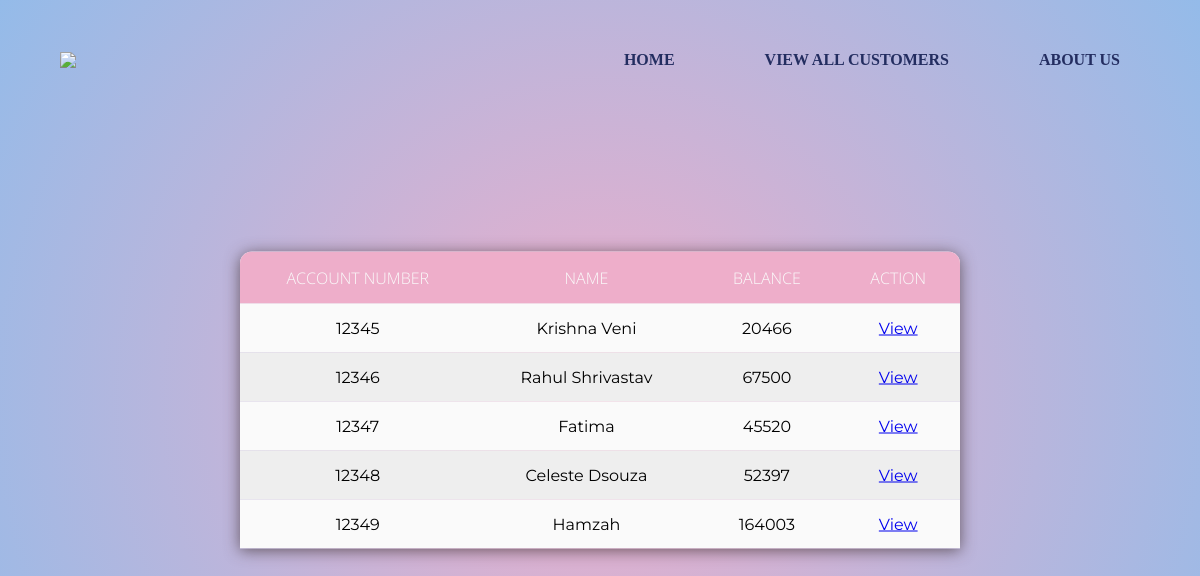
Page /table.php on the committed database.
### tables this page shows
CREATE TABLE `customers` (
  `id` int(100) NOT NULL,
  `Name` varchar(100) NOT NULL,
  `Pin` int(100) NOT NULL,
  `Balance` int(100) NOT NULL
);

### table.php (the view, shortened to what this page needs)
<!DOCTYPE html>
<html>
<head>
  <link rel="stylesheet" href="https://cdnjs.cloudflare.com/ajax/libs/font-awesome/5.15.1/css/all.min.css">
</head>
<body>
  <div class="filter">
  </div>
  <div class="container">
        <div class="navbar">
            <img src="images/ok.png" class="logo">
            <nav>
                <ul>
                    <li> <a href="aboutus.html"><b> ABOUT US</b></a></li>
                    <li> <a href="table.php"><b>VIEW ALL CUSTOMERS</b></a></li>
                    <li> <a href="index.html"><b>HOME</b></a></li>
                </ul>
            </nav>
        </div>
</div>
<table id='demo'>
<thead>
 <tr>
 <th>Account Number</th>
 <th>Name</th>
 <th>Balance</th>
<th> Action </th>
</tr>
</thead>
<tbody>
<?php
include 'connection.php';
$selectquery = "select * from customers";
$query = mysqli_query($con,$selectquery);
while($res = mysqli_fetch_array($query))
{
?>
<tr>
<td><?php  echo $res['id']; ?> </td>
<td><?php  echo $res['Name']; ?> </td>
<td><?php  echo $res['Balance']; ?> </td>
<td><a href="view.php?id=<?php  echo $res['id']; ?>">View</a></td>
</tr>
<?php
}
?>
</tbody>
</table>
</body>
</html>

### rows in the picture
customers: id "12345", Name "Krishna Veni", Balance "20466"
customers: id "12346", Name "Rahul Shrivastav", Balance "67500"
customers: id "12347", Name "Fatima", Balance "45520"
customers: id "12348", Name "Celeste Dsouza", Balance "52397"
customers: id "12349", Name "Hamzah", Balance "164003"
